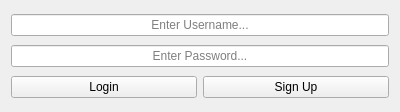
<?xml version="1.0" encoding="UTF-8"?>
<ui version="4.0">
 <class>LoginForm</class>
 <widget class="QWidget" name="LoginForm">
  <property name="geometry">
   <rect>
    <x>0</x>
    <y>0</y>
    <width>400</width>
    <height>112</height>
   </rect>
  </property>
  <property name="windowTitle">
   <string>Login</string>
  </property>
  <layout class="QGridLayout" name="gridLayout">
   <item row="0" column="0" colspan="2">
    <widget class="QLineEdit" name="UsernameLineEdit">
     <property name="alignment">
      <set>Qt::AlignCenter</set>
     </property>
     <property name="placeholderText">
      <string>Enter Username...</string>
     </property>
    </widget>
   </item>
   <item row="1" column="0" colspan="2">
    <widget class="QLineEdit" name="PasswordLineEdit">
     <property name="echoMode">
      <enum>QLineEdit::Password</enum>
     </property>
     <property name="alignment">
      <set>Qt::AlignCenter</set>
     </property>
     <property name="placeholderText">
      <string>Enter Password...</string>
     </property>
    </widget>
   </item>
   <item row="2" column="0">
    <widget class="QPushButton" name="LoginPushButton">
     <property name="text">
      <string>Login</string>
     </property>
    </widget>
   </item>
   <item row="2" column="1">
    <widget class="QPushButton" name="SignUpPushButton">
     <property name="text">
      <string>Sign Up</string>
     </property>
    </widget>
   </item>
  </layout>
 </widget>
 <resources/>
 <connections/>
</ui>
